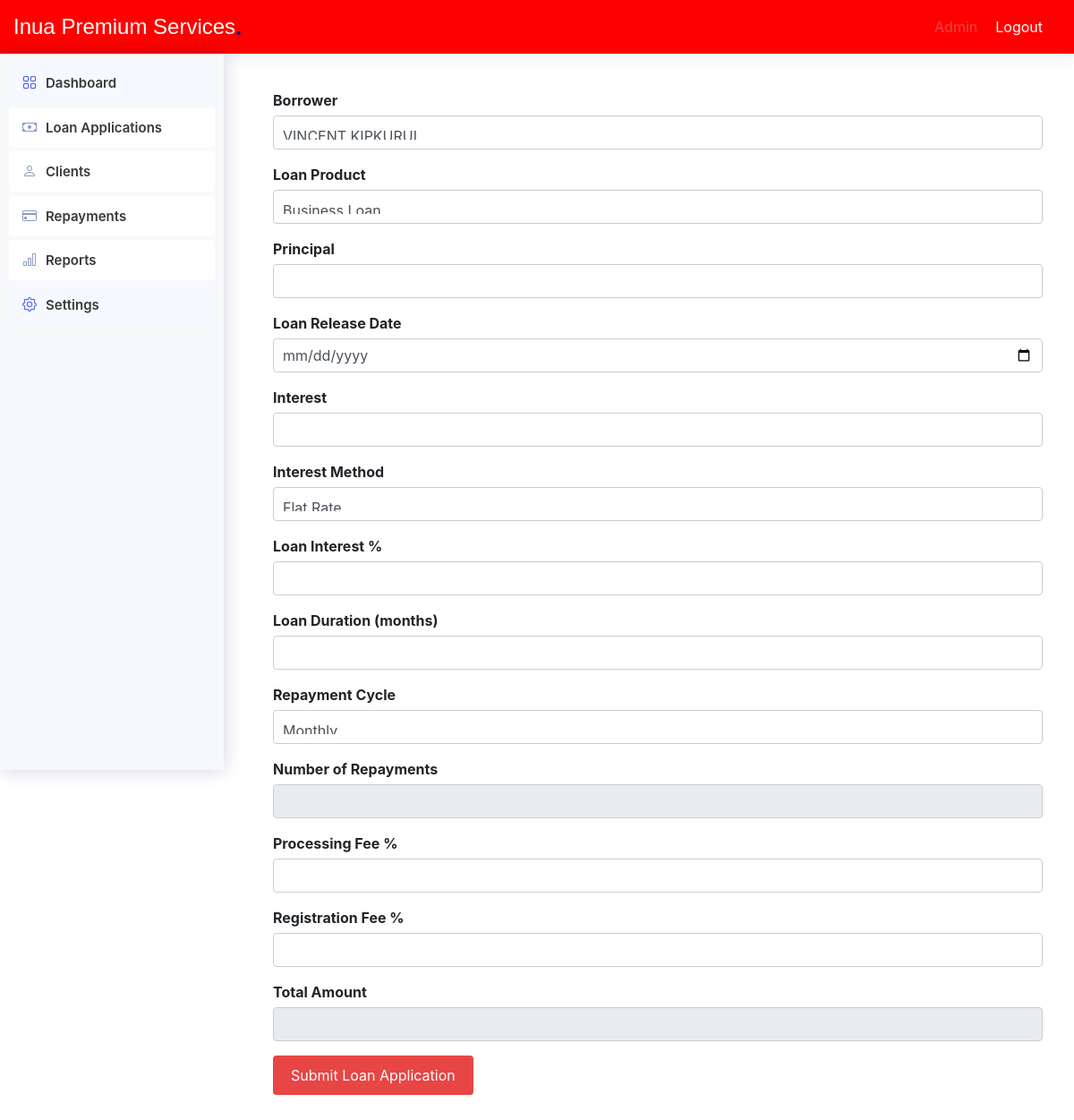
/admin/loan_application.php, run on the app's committed database.
### tables this page shows
CREATE TABLE `navigation_items` (
  `id` int(11) NOT NULL,
  `title` varchar(100) NOT NULL,
  `url` varchar(200) NOT NULL,
  `icon` varchar(50) DEFAULT NULL,
  `parent_id` int(11) DEFAULT NULL
);

### includes/functions.php (called while the page is built, shortened)
<?php
function db_connect() {
    $host = 'localhost';
    $db = 'microfinance';
    $user = 'root';
    $pass = '';
    try {
        return new PDO("mysql:host=$host;dbname=$db", $user, $pass, [
            PDO::ATTR_ERRMODE => PDO::ERRMODE_EXCEPTION,
            PDO::ATTR_DEFAULT_FETCH_MODE => PDO::FETCH_ASSOC,
        ]);
    } catch (PDOException $e) {
        die('Connection failed: ' . $e->getMessage());
    }
}
function getLoanProducts() {
    $conn = db_connect();
    $stmt = $conn->query("SELECT * FROM loan_products");
    return $stmt->fetchAll(PDO::FETCH_ASSOC);
}
function getUserRole($userId) {
    $conn = db_connect();
    $stmt = $conn->prepare("SELECT role_id FROM users WHERE id = ?");
    $stmt->execute([$userId]);
    return $stmt->fetchColumn();
}
function getNavigationItems($roleId) {
    try {
        $conn = db_connect();
        $stmt = $conn->prepare("
            SELECT ni.id, ni.title, ni.url, ni.icon, ni.parent_id
            FROM navigation_items ni
            INNER JOIN navigation_item_roles nir ON ni.id = nir.navigation_item_id
            WHERE nir.role_id = :role_id
        ");
        $stmt->execute([':role_id' => $roleId]);
        $result = $stmt->fetchAll(PDO::FETCH_ASSOC);
        return $result ?: [];
    } catch (PDOException $e) {
        error_log('Database query error: ' . $e->getMessage());
        return [];
    } finally {
        $conn = null;
    }
}
?>

### admin/loan_application.php (the view, shortened to what this page needs)
<!DOCTYPE html>
<html lang="en">
<head>
    <link href="assets/vendor/bootstrap/css/bootstrap.min.css" rel="stylesheet">
    <link href="assets/vendor/bootstrap-icons/bootstrap-icons.css" rel="stylesheet">
    <link href="assets/css/style.css" rel="stylesheet">
</head>
<body>
    <?php
    include '../includes/functions.php';
    include 'includes/header.php';
    ?>
    <div class="sidebar">
        <?php include '../includes/sidebar.php'; ?>
    </div>
    <?php
    include 'db.php';
    $sql = "SELECT * FROM borrowers";
    $result = $conn->query($sql);
    $loanProducts = getLoanProducts();
    ?>
    <main class="main">
        <section class="section">
            <div class="container">
                <form action="submit_loan_application.php" method="POST" id="loanForm">
                    <div class="form-group">
                        <label for="borrower">Borrower</label>
                    <select class="form-control" name="borrower" id="borrower">
                    <?php
        if ($result->num_rows > 0) {
            while($row = $result->fetch_assoc()) {
                echo " <option value=".$row["id"].">".$row["full_name"]."</option>";
            }
        } else {
            echo "<option>No borrowers found</option>";
        }
        ?>
        </select>
    </div>
                    <div class="form-group">
                        <label for="loanProduct">Loan Product</label>
                        <select class="form-control" id="loanProduct" name="loan_product" required>
                            <?php
                            foreach ($loanProducts as $product) {
                                echo "<option value={$product['id']}>{$product['name']}</option>";
                            }
                            ?>
                        </select>
                    </div>
                    <div class="form-group">
                        <label for="principal">Principal</label>
                        <input type="number" class="form-control" id="principal" name="principal" required>
                    </div>
                    <div class="form-group">
                        <label for="loanReleaseDate">Loan Release Date</label>
                        <input type="date" class="form-control" id="loanReleaseDate" name="loan_release_date" required>
                    </div>
                    <div class="form-group">
                        <label for="interest">Interest</label>
                        <input type="number" class="form-control" id="interest" name="interest" required>
                    </div>
                    <div class="form-group">
                        <label for="interestMethod">Interest Method</label>
                        <select class="form-control" id="interestMethod" name="interest_method" required>
                            <option value="flat_rate">Flat Rate</option>
                        </select>
                    </div>
                    <div class="form-group">
                        <label for="loanInterestPercentage">Loan Interest %</label>
                        <input type="number" class="form-control" id="loanInterestPercentage" name="loan_interest_percentage" step="0.01">
                    </div>
                    <div class="form-group">
                        <label for="loanDuration">Loan Duration (months)</label>
                        <input type="number" class="form-control" id="loanDuration" name="loan_duration" required>
                    </div>
                    <div class="form-group">
                        <label for="repaymentCycle">Repayment Cycle</label>
                        <select class="form-control" id="repaymentCycle" name="repayment_cycle" required>
                            <option value="monthly">Monthly</option>
                        </select>
                    </div>
                    <div class="form-group">
                        <label for="numberOfRepayments">Number of Repayments</label>
                        <input type="number" class="form-control" id="numberOfRepayments" name="number_of_repayments" required readonly>
                    </div>
                    <div class="form-group">
                        <label for="processingFee">Processing Fee %</label>
                        <input type="number" class="form-control" id="processingFee" name="processing_fee" step="0.01" required>
                    </div>
                    <div class="form-group">
                        <label for="registrationFee">Registration Fee %</label>
                        <input type="number" class="form-control" id="registrationFee" name="registration_fee" step="0.01" required>
                    </div>
                    <div class="form-group">
                        <label for="totalAmount">Total Amount</label>
                        <input type="number" class="form-control" id="totalAmount" name="total_amount" readonly>
                    </div>
                    <div class="form-group">
                        <button type="submit" class="btn btn-success">Submit Loan Application</button>
                    </div>
                </form>
            </div>
        </section>
    </main>
</body>
</html>

### includes/sidebar.php (shortened to what this page needs)
<?php
$userId = 1;
$roleId = getUserRole($userId);
$navItems = getNavigationItems($roleId);
function renderNavItems($items, $parentId = NULL) {
    $html = '';
    foreach ($items as $item) {
        if ($item['parent_id'] == $parentId) {
            $subItems = array_filter($items, function($i) use ($item) {
                return $i['parent_id'] == $item['id'];
            });
            $hasSubItems = !empty($subItems);
            $html .= '<li class="nav-item">';
            $html .= '<a class="nav-link' . ($hasSubItems ? ' collapsed' : '') . '" href="' . $item['url'] . '"';
            if ($hasSubItems) {
                $html .= ' data-bs-toggle="collapse" data-bs-target="#collapse-' . $item['id'] . '" aria-expanded="false" aria-controls="collapse-' . $item['id'] . '"';
            }
            $html .= '>';
            if ($item['icon']) {
                $html .= '<i class="' . $item['icon'] . '" title="' . $item['title'] . '"></i>';
            }
            $html .= '<span>' . $item['title'] . '</span>';
            $html .= '</a>';
            if ($hasSubItems) {
                $html .= '<ul id="collapse-' . $item['id'] . '" class="collapse list-unstyled">';
                $html .= renderNavItems($items, $item['id']);
                $html .= '</ul>';
            }
            $html .= '</li>';
        }
    }
    return $html;
}
?>
<!DOCTYPE html>
<html lang="en">
<head>
    <link rel="stylesheet" href="../assets/css/bootstrap.min.css">
</head>
<body>
    <aside class="sidebar">
        <ul class="sidebar-nav" id="sidebar-nav">
            <?= renderNavItems($navItems) ?>
        </ul>
    </aside>
</body>
</html>

### admin/assets/css/style.css (style rules this page uses)
:root { scroll-behavior: smooth; }
body { font-family: "Open Sans", sans-serif; background: #f6f9ff; color: #444444; }
a { color: #4154f1; text-decoration: none; }
.sidebar { position: fixed; top: 60px; left: 0; bottom: 0; width: 300px; z-index: 996; transition: all 0.3s; padding: 20px; overflow-y: auto; scrollbar-width: thin; scrollbar-color: #aab7cf transparent; box-shadow: 0px 0px 20px rgba(1, 41, 112, 0.1); background-color: #fff; }
.sidebar-nav { padding: 0; margin: 0; list-style: none; }
.sidebar-nav li { padding: 0; margin: 0; list-style: none; }
.sidebar-nav .nav-item { margin-bottom: 5px; }
.sidebar-nav .nav-link { display: flex; align-items: center; font-size: 15px; font-weight: 600; color: #4154f1; transition: 0.3; background: #f6f9ff; padding: 10px 15px; border-radius: 4px; }
.sidebar-nav .nav-link i { font-size: 16px; margin-right: 10px; color: #4154f1; }
.sidebar-nav .nav-link.collapsed { color: #012970; background: #fff; }
.sidebar-nav .nav-link.collapsed i { color: #899bbd; }

### admin/loan_application.php (style rules this page uses)
.form-group label { font-weight: bold; }
body { background-color: #ffffff; color: #212529; font-family: 'Open Sans', sans-serif; margin: 0; }
.sidebar { background-color: #ffffff; color: #3a3939; padding: 20px; width: 250px; position: fixed; height: 100%; overflow: auto; }
.sidebar .nav-item .nav-link { color: #3a3939; padding: 10px 15px; text-decoration: none; display: block; }
.main { margin-left: 270px; padding: 20px; }
.form-group { margin-bottom: 15px; }
.form-group label { display: block; margin-bottom: 5px; }
.form-group input, .form-group select, .form-group textarea { width: 100%; padding: 10px; border: 1px solid #ccc; border-radius: 4px; }
.form-group button { background-color: #e84545; color: #ffffff; border: none; padding: 10px 20px; border-radius: 4px; cursor: pointer; }
.section { padding: 20px 0; }

### includes/sidebar.php (style rules this page uses)
.sidebar { background-color: #f8f9fa; padding: 10px; height: 100vh; width: 250px; position: fixed; }
.sidebar .nav-link { color: #333; display: block; padding: 10px; text-decoration: none; }

### data on the page
navigation_items: title "Dashboard"
navigation_items: title "Loan Applications"
navigation_items: title "Clients"
navigation_items: title "Repayments"
navigation_items: title "Reports"
navigation_items: title "Settings"

### other printed values
form field borrower "VINCENT KIPKURUI"
form field loan_product "Business Loan"
